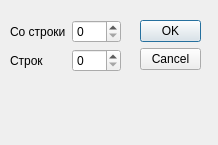
<?xml version="1.0" encoding="UTF-8"?>
<ui version="4.0">
 <class>AddRowDialog</class>
 <widget class="QDialog" name="AddRowDialog">
  <property name="geometry">
   <rect>
    <x>0</x>
    <y>0</y>
    <width>218</width>
    <height>145</height>
   </rect>
  </property>
  <property name="windowTitle">
   <string>AddRow</string>
  </property>
  <widget class="QDialogButtonBox" name="buttonBox">
   <property name="geometry">
    <rect>
     <x>140</x>
     <y>20</y>
     <width>61</width>
     <height>241</height>
    </rect>
   </property>
   <property name="orientation">
    <enum>Qt::Orientation::Vertical</enum>
   </property>
   <property name="standardButtons">
    <set>QDialogButtonBox::StandardButton::Cancel|QDialogButtonBox::StandardButton::Ok</set>
   </property>
  </widget>
  <widget class="QWidget" name="formLayoutWidget">
   <property name="geometry">
    <rect>
     <x>10</x>
     <y>20</y>
     <width>111</width>
     <height>71</height>
    </rect>
   </property>
   <layout class="QFormLayout" name="formLayout">
    <item row="0" column="0">
     <widget class="QLabel" name="label">
      <property name="toolTip">
       <string>С какой строки устанавливать новые строки</string>
      </property>
      <property name="text">
       <string>Со строки</string>
      </property>
     </widget>
    </item>
    <item row="1" column="0">
     <widget class="QLabel" name="label_2">
      <property name="toolTip">
       <string>Количество новых строк</string>
      </property>
      <property name="text">
       <string>Строк</string>
      </property>
     </widget>
    </item>
    <item row="0" column="1">
     <widget class="QSpinBox" name="spinBox"/>
    </item>
    <item row="1" column="1">
     <widget class="QSpinBox" name="spinBox_2"/>
    </item>
   </layout>
  </widget>
 </widget>
 <resources/>
 <connections>
  <connection>
   <sender>buttonBox</sender>
   <signal>accepted()</signal>
   <receiver>AddRowDialog</receiver>
   <slot>accept()</slot>
   <hints>
    <hint type="sourcelabel">
     <x>248</x>
     <y>254</y>
    </hint>
    <hint type="destinationlabel">
     <x>157</x>
     <y>274</y>
    </hint>
   </hints>
  </connection>
  <connection>
   <sender>buttonBox</sender>
   <signal>rejected()</signal>
   <receiver>AddRowDialog</receiver>
   <slot>reject()</slot>
   <hints>
    <hint type="sourcelabel">
     <x>316</x>
     <y>260</y>
    </hint>
    <hint type="destinationlabel">
     <x>286</x>
     <y>274</y>
    </hint>
   </hints>
  </connection>
 </connections>
</ui>
